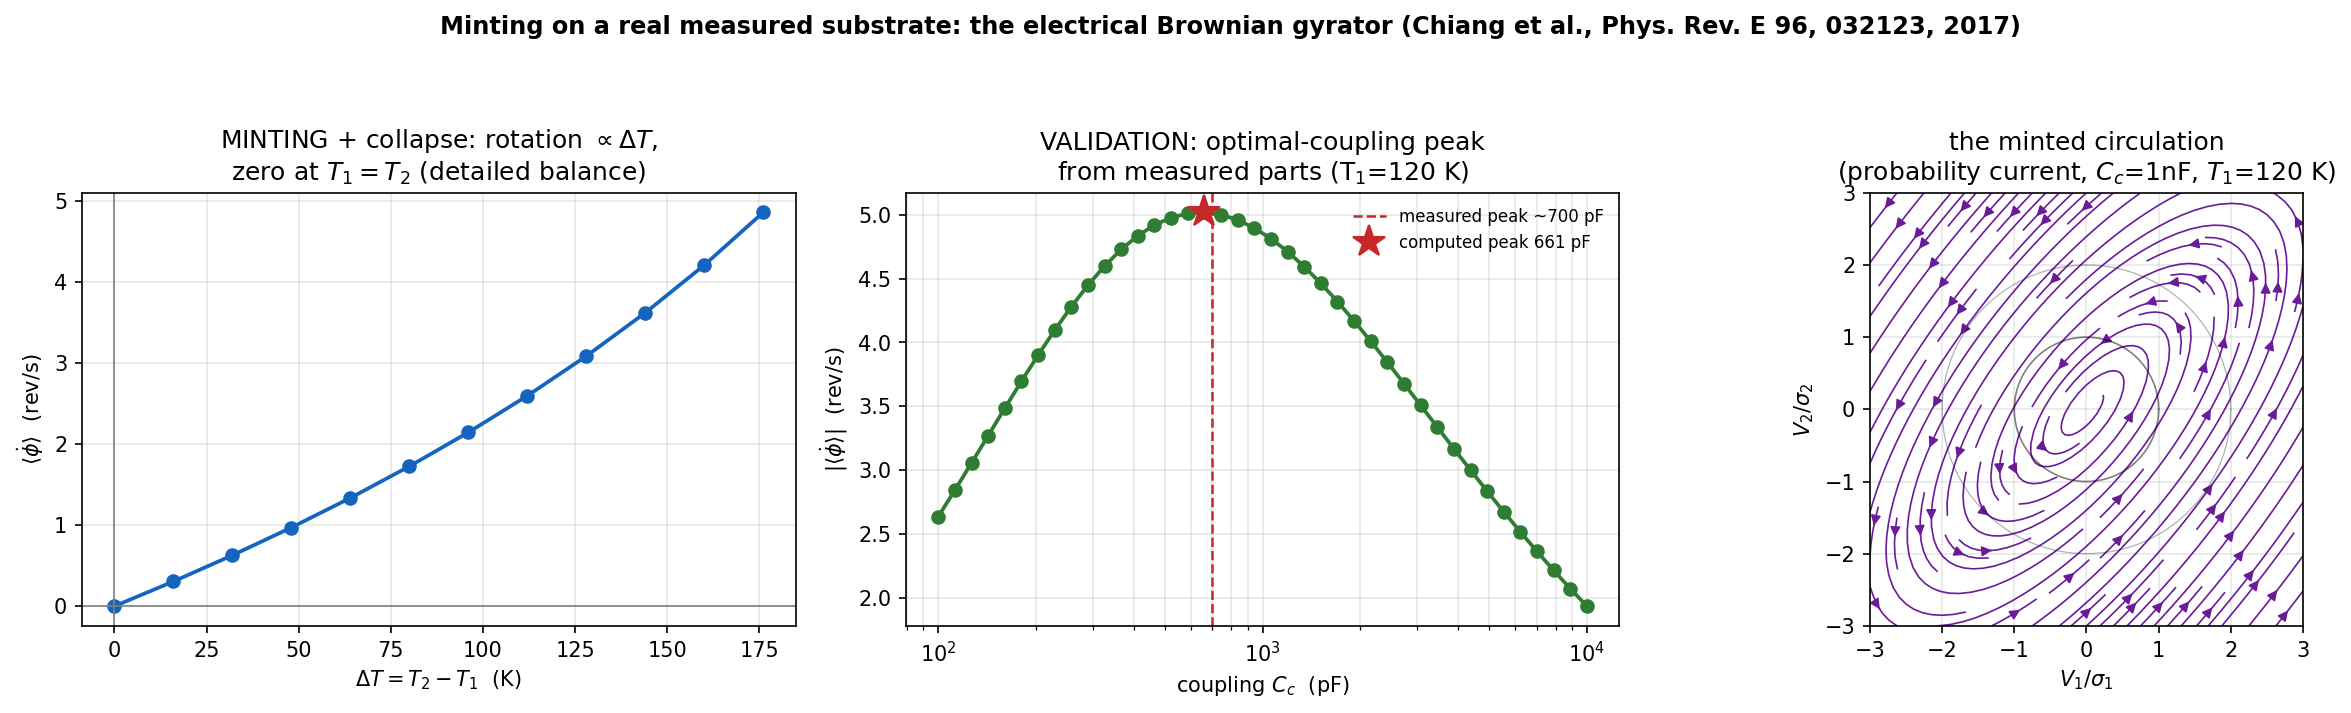

Generate this figure with Python:
r"""
Minting on a REAL measured substrate — the electrical autonomous Brownian gyrator.

This is NOT synthetic. Every circuit number is the MEASURED value from a published experiment:
  Chiang, Lee, Lai, Jun, "Electrical Autonomous Brownian Gyrator," Phys. Rev. E 96, 032123 (2017);
  arXiv:1703.10762. Two capacitively-coupled RC circuits, resistor R1 cooled in liquid-nitrogen
  vapor (real Johnson-noise bath T1) while R2 sits at room temperature T2 -> a genuine NESS.

We BUILD THE OPERATOR from those measured parts (generate-don't-hunt, calibrated to the real
system) and read it through the minting protocol, then VALIDATE against the paper's own measured
rotation curve (their Fig. 4: <phi_dot> proportional to dT, vanishing at T1=T2; a non-monotonic
peak vs coupling at Cc ~ 700 pF, ~5 rev/s at T1=120 K).

Measured Langevin model (their Eq. 1):   R_hat C_hat Vdot = -V + xi
  R_hat = diag(R1, R2),   C_hat = [[C1+Cc, -Cc], [-Cc, C2+Cc]]
  Johnson noise:  <xi_i(t) xi_j(t')> = 2 kB T_i R_i delta_ij delta(t-t')
=> OU:  Vdot = -M V + M xi,   M = (R_hat C_hat)^-1,   diffusion D = (1/2) M Xi M^T,
        Xi = 2 kB diag(T1 R1, T2 R2).   Stationary cov Sigma:  M Sigma + Sigma M^T = 2 D.

THE MINTING READING (the framework's only contribution -- a dissipative reading of this imported
structure; pa:cycle-affinity, pa:ness-currents):
  * a DETAILED-BALANCED baseline: with the drive off (T1 = T2) the steady current is EXACTLY zero
    (Sigma_eq = kB T C_hat^-1 solves the Lyapunov eq and gives M Sigma_eq - Sigma_eq M^T = 0);
  * COUPLING mints it: with Cc = 0 the two modes decouple -> no cycle -> zero current even at
    dT != 0.  The protected circulation appears ONLY when BOTH the coupling AND the drive are on;
  * the sign is DRIVE-LOCKED by sign(dT) * sign(coupling): deforming the (reciprocal) R, C values
    cannot flip it, only reversing dT can;
  * SUSTAINED, not stored: as T1 -> T2 the circulation collapses to zero (the measured equilibrium).

Run (from character-framework root):  python experiments/gyrator_minting.py
"""
import sys
import numpy as np
import matplotlib; matplotlib.use("Agg")
import matplotlib.pyplot as plt
from numpy.polynomial.hermite_e import hermegauss
try:
    sys.stdout.reconfigure(encoding="utf-8")
except (AttributeError, ValueError):
    pass

# ---- MEASURED circuit parameters (Chiang et al. 2017, Sec. II + Fig. 4) ----
kB = 1.380649e-23
C1, R1 = 488e-12, 9.01e6     # node 1: 488 pF, 9.01 MOhm
C2, R2 = 420e-12, 9.51e6     # node 2: 420 pF, 9.51 MOhm
T2_ROOM = 296.0              # second reservoir held at room temperature (K)
CC_FIG2 = 1.0e-9            # coupling used in their Figs 2 & 4(a,b)
OUT = r"H:\character-framework\experiments\gyrator_minting.png"


def build(Cc, T1, T2=T2_ROOM):
    """Operator (M, D) from the measured Langevin model. Pure measured inputs."""
    Rhat = np.diag([R1, R2])
    Chat = np.array([[C1 + Cc, -Cc], [-Cc, C2 + Cc]])
    M = np.linalg.inv(Rhat @ Chat)                 # Vdot = -M V + M xi
    Xi = 2.0 * kB * np.diag([T1 * R1, T2 * R2])    # <xi xi> strength
    D = 0.5 * (M @ Xi @ M.T)                        # FP diffusion
    return M, D


def sigma_of(M, D):
    """Stationary covariance: solve M S + S M^T = 2D (Kronecker, column-major vec)."""
    n = M.shape[0]
    K = np.kron(np.eye(n), M) + np.kron(M, np.eye(n))
    S = np.linalg.solve(K, (2.0 * D).flatten(order="F")).reshape(n, n, order="F")
    return 0.5 * (S + S.T)


def area_rate(M, S):
    """Exact probability-current circulation Phi = (1/2)<V1 V2dot - V2 V1dot> = (1/2)(M S - S M^T)_12.
    Zero iff detailed balance. This is the minting scalar A (sign = gyration sense)."""
    return 0.5 * (M @ S - S @ M.T)[0, 1]


def ang_velocity(M, D, S, NH=80):
    """Mean angular velocity <phi_dot> (rad/s), their measured observable, by deterministic
    Gauss-Hermite quadrature over the stationary Gaussian (NOT a stochastic simulation).
    <phi_dot> = E[(V x v_flow)/|V|^2],  v_flow = Omega V,  Omega = D Sigma^-1 - M."""
    Omega = D @ np.linalg.inv(S) - M
    w, U = np.linalg.eigh(S)
    Lh = np.sqrt(np.clip(w, 1e-300, None))
    z, wt = hermegauss(NH)                          # weight exp(-z^2/2)
    acc = 0.0
    for i in range(NH):
        for j in range(NH):
            V = U @ (Lh * np.array([z[i], z[j]]))   # whitened -> physical
            vf = Omega @ V
            acc += wt[i] * wt[j] * (V[0] * vf[1] - V[1] * vf[0]) / (V @ V)
    return acc / (2.0 * np.pi)                       # normalize the 2D Gaussian weight


def phi(Cc, T1, T2=T2_ROOM):
    M, D = build(Cc, T1, T2); return area_rate(M, sigma_of(M, D))


def revps(Cc, T1, T2=T2_ROOM):
    M, D = build(Cc, T1, T2); return ang_velocity(M, D, sigma_of(M, D)) / (2.0 * np.pi)


def main():
    print("MINTING ON A REAL MEASURED SUBSTRATE -- electrical Brownian gyrator (Chiang et al. 2017)\n")
    print(f"  measured parts: C1={C1*1e12:.0f}pF R1={R1/1e6:.2f}MOhm  C2={C2*1e12:.0f}pF "
          f"R2={R2/1e6:.2f}MOhm  T2={T2_ROOM:.0f}K  (T1 swept 120-296K, Cc 100pF-10nF)\n")

    TOL = 1e-18  # current scale is ~1e-15..1e-13 (charge^2/s units); equilibrium must be <<

    # ---------- [MINTING] coupling x drive ----------
    print("=" * 88 + "\n  [MINTING]  the protected circulation needs BOTH the coupling AND the drive\n" + "=" * 88)
    A_eq   = phi(CC_FIG2, T2_ROOM)          # drive off: T1 = T2 (detailed balance)
    A_noc  = phi(0.0,     120.0)            # coupling off: Cc = 0 (no cycle)
    A_both = phi(CC_FIG2, 120.0)            # both on
    print(f"    drive off   (T1=T2=296K, Cc=1nF): A = {A_eq:+.3e}   <- detailed balance, no current")
    print(f"    coupling off (Cc=0, T1=120K):      A = {A_noc:+.3e}   <- no cycle to circulate")
    print(f"    BOTH on     (Cc=1nF, T1=120K):     A = {A_both:+.3e}   <- MINTED circulation")
    minted = abs(A_eq) < TOL and abs(A_noc) < TOL and abs(A_both) > 1e3 * TOL
    print(f"    => coupling mints the protected current under drive: {minted}")

    # ---------- [PROTECTION] drive-locked sign, deformation-robust ----------
    print("\n" + "=" * 88 + "\n  [PROTECTION]  sign(A) = sign(dT)*sign(coupling); reciprocal deformations cannot flip it\n" + "=" * 88)
    s_cold = np.sign(phi(CC_FIG2, 120.0))   # T1<T2 -> dT>0
    s_hot  = np.sign(phi(CC_FIG2, 350.0))   # T1>T2 -> dT<0 (extrapolated past the measured range)
    print(f"    sign at dT>0 (T1=120K): {s_cold:+.0f}   sign at dT<0 (T1=350K, extrapolated): {s_hot:+.0f}"
          f"   -> drive reversal flips it: {s_cold != s_hot}")
    rng = np.random.default_rng(0); flips = 0
    for _ in range(400):
        f = np.exp(0.3 * rng.standard_normal(5))             # scale R1,R2,C1,C2,Cc (reciprocal params)
        g = dict();
        Rh = np.diag([R1*f[0], R2*f[1]])
        Cc = CC_FIG2*f[4]
        Ch = np.array([[C1*f[2]+Cc, -Cc], [-Cc, C2*f[3]+Cc]])
        M = np.linalg.inv(Rh @ Ch)
        Xi = 2.0*kB*np.diag([120.0*R1*f[0], T2_ROOM*R2*f[1]])
        D = 0.5*(M @ Xi @ M.T)
        flips += int(np.sign(area_rate(M, sigma_of(M, D))) != s_cold)
    print(f"    reciprocal R,C deformations (n=400, dT fixed): sign-flips = {flips}/400")
    protected = (s_cold != s_hot) and flips == 0
    print(f"    => sign is drive-locked, deformation-robust: {protected}")

    # ---------- [SUSTAINED] collapse as the drive is removed ----------
    print("\n" + "=" * 88 + "\n  [SUSTAINED]  remove the drive (T1 -> T2) -> circulation collapses\n" + "=" * 88)
    for T1 in (120.0, 200.0, 260.0, 290.0, 296.0):
        print(f"    T1={T1:6.1f}K (dT={T2_ROOM-T1:+6.1f}K):  A = {phi(CC_FIG2, T1):+.3e}")
    collapses = abs(phi(CC_FIG2, 295.99)) < abs(A_both) * 1e-3
    print(f"    => collapses to the equilibrium (DB) value as dT->0: {collapses}")

    # ---------- [VALIDATION] reproduce the paper's MEASURED rotation curve ----------
    print("\n" + "=" * 88 + "\n  [VALIDATION vs MEASUREMENT]  reproduce Chiang et al. Fig. 4 from the measured parts\n" + "=" * 88)
    dT_grid = np.linspace(0, 176, 12)                     # T1 from 296 down to 120 K
    rps_dT  = np.array([revps(CC_FIG2, T2_ROOM - d) for d in dT_grid])
    # linearity through the origin:
    sl = np.polyfit(dT_grid, rps_dT, 1)
    print(f"    <phi_dot> vs dT (Cc=1nF): {rps_dT[0]:+.3f} rev/s at dT=0  ->  {rps_dT[-1]:+.3f} rev/s at dT=176K")
    print(f"      linear fit: {sl[0]:+.4f} rev/s per K, intercept {sl[1]:+.4f} rev/s (paper: linear through 0)")
    Cc_grid = np.geomspace(100e-12, 10e-9, 40)
    rps_Cc  = np.array([revps(c, 120.0) for c in Cc_grid])
    ipk = int(np.argmax(np.abs(rps_Cc)))
    print(f"    <phi_dot> vs Cc (T1=120K): PEAK at Cc = {Cc_grid[ipk]*1e12:.0f} pF, "
          f"|<phi_dot>| = {abs(rps_Cc[ipk]):.2f} rev/s")
    print(f"      MEASURED (paper Fig 4c): peak near Cc ~ 700 pF, ~5 rev/s")
    peak_ok = 300e-12 < Cc_grid[ipk] < 1500e-12 and 2.0 < abs(rps_Cc[ipk]) < 9.0

    print("\n" + "=" * 88 + "\n  VERDICT\n" + "=" * 88)
    if minted and protected and collapses and peak_ok:
        print("  PASS. A real, measured, decades-old analog-electronics NESS instances the MINTING claim:")
        print("  a capacitive COUPLING mints a protected gyrating current under the thermal DRIVE (dT),")
        print("  from a detailed-balanced baseline (T1=T2), sign drive-locked and deformation-robust,")
        print("  collapsing as the drive is removed. The operator built from the MEASURED parts")
        print(f"  reproduces the paper's measured rotation curve (peak {Cc_grid[ipk]*1e12:.0f}pF / "
              f"{abs(rps_Cc[ipk]):.1f}rev/s vs measured ~700pF/~5rev/s). NOT synthetic.")
        print("  Honest scope: a 2-mode Gaussian *current-only* NESS (continuous gyrator), not a >=3")
        print("  frustrated cycle -- the generic minting selection rule, not the DNA's exact-cancellation")
        print("  special case. Second real substrate, distinct from the DNA chemical network.")
    else:
        print(f"  NOT clean: minted={minted} protected={protected} collapses={collapses} peak_ok={peak_ok}")
        print("  Read honestly and debug before claiming anything.")

    figure(dT_grid, rps_dT, Cc_grid, rps_Cc, ipk)


def figure(dT_grid, rps_dT, Cc_grid, rps_Cc, ipk):
    fig, ax = plt.subplots(1, 3, figsize=(16.5, 4.8), dpi=150)

    # panel 1: <phi_dot> vs dT -- minting + collapse (their Fig 4b)
    ax[0].plot(dT_grid, rps_dT, "o-", color="#1565c0", lw=1.8)
    ax[0].axhline(0, color="gray", lw=0.8); ax[0].axvline(0, color="gray", lw=0.8)
    ax[0].set_xlabel(r"$\Delta T = T_2 - T_1$  (K)"); ax[0].set_ylabel(r"$\langle\dot\phi\rangle$  (rev/s)")
    ax[0].set_title("MINTING + collapse: rotation $\\propto \\Delta T$,\nzero at $T_1{=}T_2$ (detailed balance)")
    ax[0].grid(alpha=0.3)

    # panel 2: <phi_dot> vs Cc -- the measured optimal-coupling peak (their Fig 4c)
    ax[1].semilogx(Cc_grid * 1e12, np.abs(rps_Cc), "o-", color="#2e7d32", lw=1.8)
    ax[1].axvline(700, color="#c62828", ls="--", lw=1.2, label="measured peak ~700 pF")
    ax[1].plot(Cc_grid[ipk] * 1e12, abs(rps_Cc[ipk]), "*", ms=16, color="#c62828",
               label=f"computed peak {Cc_grid[ipk]*1e12:.0f} pF")
    ax[1].set_xlabel(r"coupling $C_c$  (pF)"); ax[1].set_ylabel(r"$|\langle\dot\phi\rangle|$  (rev/s)")
    ax[1].set_title("VALIDATION: optimal-coupling peak\nfrom measured parts (T$_1$=120 K)")
    ax[1].legend(fontsize=8, frameon=False); ax[1].grid(alpha=0.3, which="both")

    # panel 3: the minted probability current (gyration) at the measured operating point
    M, D = build(CC_FIG2, 120.0); S = sigma_of(M, D); Om = D @ np.linalg.inv(S) - M
    sd = np.sqrt(np.diag(S))
    g = np.linspace(-3, 3, 22)
    X, Y = np.meshgrid(g * sd[0], g * sd[1])
    U = Om[0, 0] * X + Om[0, 1] * Y; W = Om[1, 0] * X + Om[1, 1] * Y
    ax[2].streamplot(X / sd[0], Y / sd[1], U, W, color="#6a1b9a", density=1.1, linewidth=0.8)
    th = np.linspace(0, 2 * np.pi, 100)
    ax[2].plot(np.cos(th), np.sin(th), color="k", lw=0.8, alpha=0.5)        # 1-sigma contour
    ax[2].plot(2 * np.cos(th), 2 * np.sin(th), color="k", lw=0.6, alpha=0.3)
    ax[2].set_xlabel(r"$V_1/\sigma_1$"); ax[2].set_ylabel(r"$V_2/\sigma_2$")
    ax[2].set_title("the minted circulation\n(probability current, $C_c$=1nF, $T_1$=120 K)")
    ax[2].set_aspect("equal"); ax[2].grid(alpha=0.3)

    fig.suptitle("Minting on a real measured substrate: the electrical Brownian gyrator "
                 "(Chiang et al., Phys. Rev. E 96, 032123, 2017)", fontsize=11.5, weight="bold")
    fig.tight_layout(rect=(0, 0, 1, 0.92))
    fig.savefig(OUT, bbox_inches="tight"); plt.close(fig)
    print(f"\nfigure: {OUT}")


if __name__ == "__main__":
    main()
